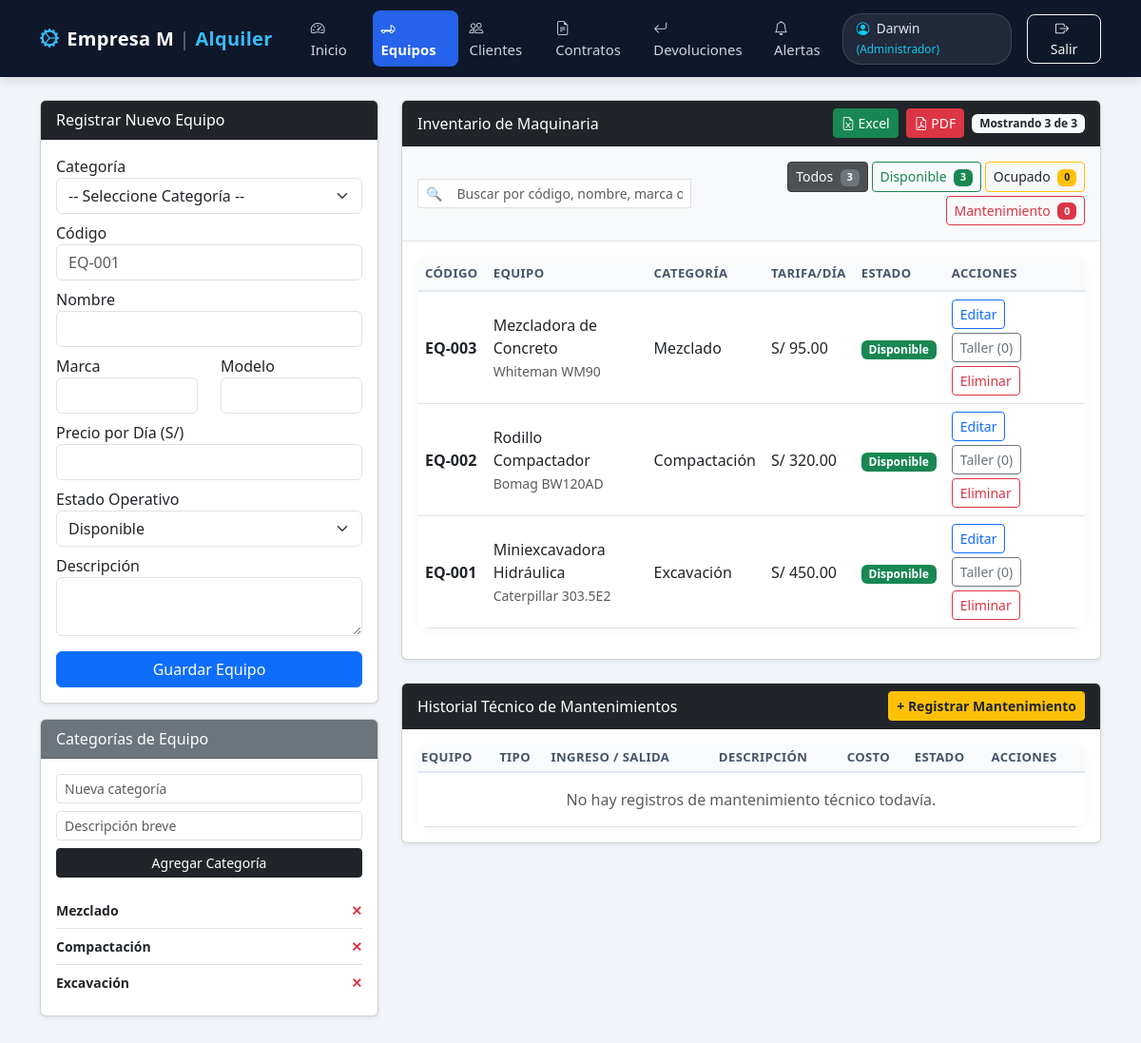
The app's page /index.php?action=equipos (signed in), older data.
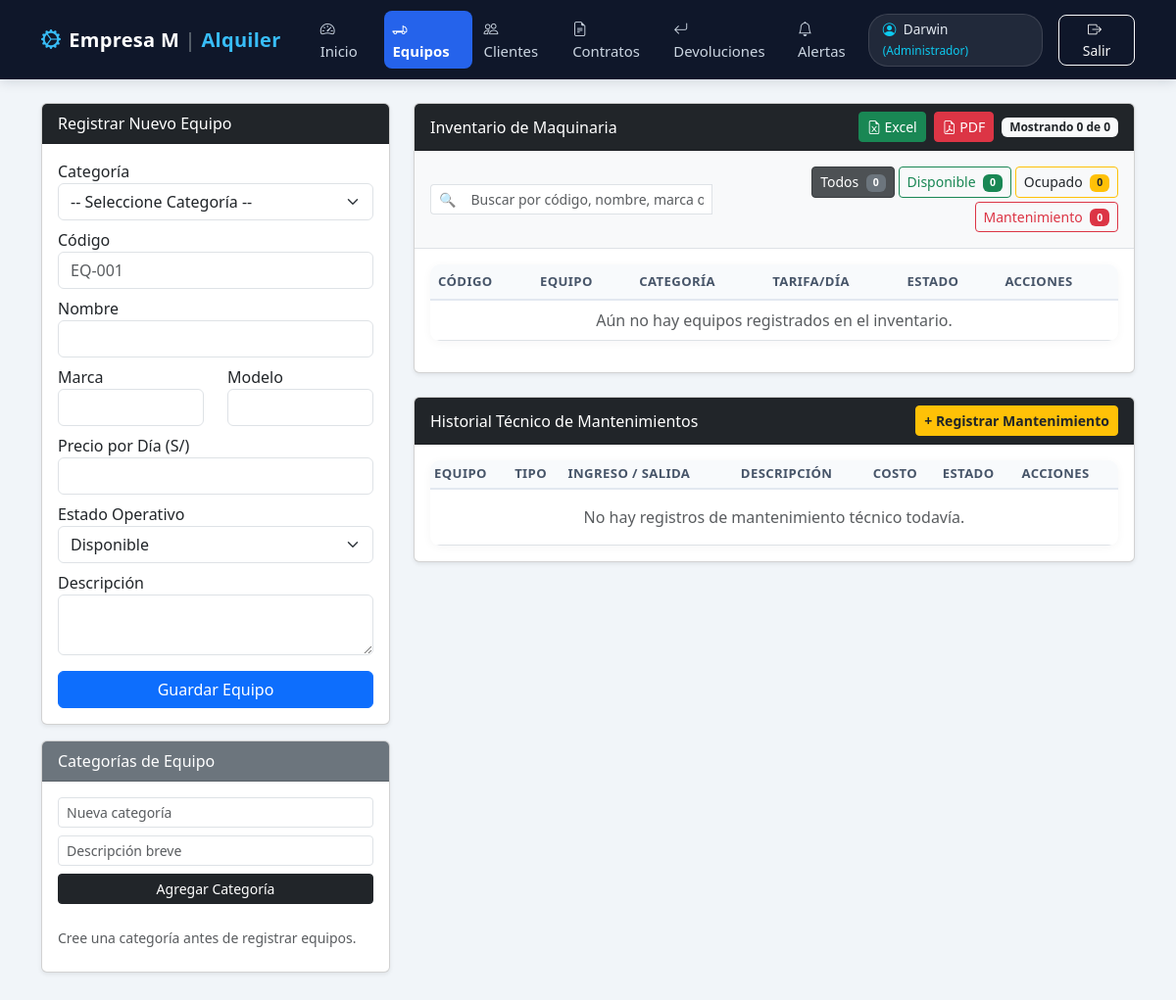
The same page, newer data.
### tables this page shows
CREATE TABLE categoria_equipo (
    id_categoria INT AUTO_INCREMENT PRIMARY KEY,
    nombre VARCHAR(100) NOT NULL,
    descripcion TEXT
);

CREATE TABLE equipo (
    id_equipo INT AUTO_INCREMENT PRIMARY KEY,
    id_categoria INT NOT NULL,
    codigo VARCHAR(50) NOT NULL UNIQUE,
    nombre VARCHAR(120) NOT NULL,
    descripcion TEXT,
    marca VARCHAR(80),
    modelo VARCHAR(80),
    precio_alquiler DECIMAL(10,2) NOT NULL,
    estado_operativo ENUM('Disponible', 'Ocupado', 'Mantenimiento') DEFAULT 'Disponible',
    FOREIGN KEY (id_categoria) REFERENCES categoria_equipo(id_categoria)
);

### controllers/EquipoController.php (called while the page is built, shortened)
<?php
require_once __DIR__ . '/../models/Equipo.php';
require_once __DIR__ . '/../models/CategoriaEquipo.php';
class EquipoController {
    public function index() {
        $equipoModel = new Equipo();
        $categoriaModel = new CategoriaEquipo();
        $equipos = $equipoModel->listar();
        $categorias = $categoriaModel->listar();
        require __DIR__ . '/../views/layout/header.php';
        require __DIR__ . '/../views/equipos/index.php';
        require __DIR__ . '/../views/layout/footer.php';
    }
}

### config/Conexion.php (called while the page is built)
<?php
class Conexion {
    private static $host = "localhost";
    private static $db = "bd_alquiler_maquinaria";
    private static $user = "root";
    private static $pass = "";
    public static function conectar() {
        try {
            $dsn = "mysql:host=" . self::$host . ";dbname=" . self::$db . ";charset=utf8mb4";
            $pdo = new PDO($dsn, self::$user, self::$pass);
            $pdo->setAttribute(PDO::ATTR_ERRMODE, PDO::ERRMODE_EXCEPTION);
            $pdo->setAttribute(PDO::ATTR_DEFAULT_FETCH_MODE, PDO::FETCH_ASSOC);
            return $pdo;
        } catch (PDOException $e) {
            die("Error de conexión: " . $e->getMessage());
        }
    }
}

### models/CategoriaEquipo.php (called while the page is built, shortened)
<?php
require_once __DIR__ . '/../config/Conexion.php';
class CategoriaEquipo {
    private $pdo;
    public function __construct() { $this->pdo = Conexion::conectar(); }
    public function listar() {
        return $this->pdo->query("SELECT * FROM categoria_equipo ORDER BY id_categoria DESC")->fetchAll();
    }
}

### models/Equipo.php (called while the page is built, shortened)
<?php
require_once __DIR__ . '/../config/Conexion.php';
class Equipo {
    private $pdo;
    public function __construct() {
        $this->pdo = Conexion::conectar();
    }
    private function asegurarTablaMantenimiento() {
        $sql = "CREATE TABLE IF NOT EXISTS mantenimiento_equipo (
            id_mantenimiento INT AUTO_INCREMENT PRIMARY KEY,
            id_equipo INT NOT NULL,
            fecha_ingreso DATE NOT NULL,
            fecha_salida DATE NULL,
            tipo_mantenimiento VARCHAR(80) NOT NULL,
            descripcion TEXT NOT NULL,
            costo DECIMAL(10,2) NOT NULL DEFAULT 0.00,
            estado_mantenimiento ENUM('En Taller', 'Finalizado') NOT NULL DEFAULT 'En Taller',
            creado_en TIMESTAMP DEFAULT CURRENT_TIMESTAMP,
            FOREIGN KEY (id_equipo) REFERENCES equipo(id_equipo) ON DELETE CASCADE
        ) ENGINE=InnoDB DEFAULT CHARSET=utf8mb4 COLLATE=utf8mb4_unicode_ci";
        $this->pdo->exec($sql);
    }
    public function listar() {
        $sql = "SELECT e.*, c.nombre AS categoria,
                       (SELECT COUNT(*) FROM mantenimiento_equipo m WHERE m.id_equipo = e.id_equipo) AS total_mantenimientos
                FROM equipo e
                INNER JOIN categoria_equipo c ON e.id_categoria = c.id_categoria
                ORDER BY e.id_equipo DESC";
        return $this->pdo->query($sql)->fetchAll();
    }
}

### views/equipos/index.php (the view, shortened to what the rows shown need)
<?php
$esAdmin            = (($_SESSION['usuario']['rol'] ?? '') === 'Administrador');
?>
<div class="row">
    <div class="col-md-4">
        <div class="card shadow-sm">
            <div class="card-body">
                <ul class="list-group list-group-flush small">
                    <?php foreach ($categorias as $c): ?>
                        <li class="list-group-item d-flex justify-content-between align-items-center px-0">
                            <span><strong><?= htmlspecialchars($c['nombre']) ?></strong></span>
                            <?php if ($esAdmin): ?>
                                <a href="index.php?action=equipos&eliminar_cat=<?= $c['id_categoria'] ?>"
                                   class="text-danger text-decoration-none fw-bold btn-confirmar-eliminar"
                                   data-mensaje="¿Deseas eliminar la categoría «<?= htmlspecialchars($c['nombre']) ?>»?">✕</a>
                            <?php endif; ?>
                        </li>
                    <?php endforeach; ?>
                </ul>
            </div>
        </div>
    </div>
    <div class="col-md-8">
        <div class="card shadow-sm mb-4">
            <div class="card-body table-responsive">
                <table class="table table-hover align-middle" id="tablaEquipos">
                    <thead class="table-light">
                        <tr>
                            <th>Código</th>
                            <th>Equipo</th>
                            <th>Categoría</th>
                            <th>Tarifa/Día</th>
                            <th>Estado</th>
                            <th>Acciones</th>
                        </tr>
                    </thead>
                    <tbody>
                        <?php foreach ($equipos as $eq): ?>
                        <tr class="fila-equipo"
                            data-codigo="<?= htmlspecialchars($eq['codigo']) ?>"
                            data-nombre="<?= htmlspecialchars($eq['nombre']) ?>"
                            data-marca="<?= htmlspecialchars(trim($eq['marca'] . ' ' . $eq['modelo'])) ?>"
                            data-categoria="<?= htmlspecialchars($eq['categoria']) ?>"
                            data-tarifa="<?= number_format($eq['precio_alquiler'], 2, '.', '') ?>"
                            data-estado="<?= htmlspecialchars($eq['estado_operativo']) ?>"
                            data-busqueda="<?= htmlspecialchars(strtolower($eq['codigo'] . ' ' . $eq['nombre'] . ' ' . $eq['marca'] . ' ' . $eq['modelo'] . ' ' . $eq['categoria'])) ?>">
                            <td><strong><?= htmlspecialchars($eq['codigo']) ?></strong></td>
                            <td>
                                <?= htmlspecialchars($eq['nombre']) ?>
                                <br><small class="text-muted"><?= htmlspecialchars($eq['marca'] . ' ' . $eq['modelo']) ?></small>
                            </td>
                            <td><?= htmlspecialchars($eq['categoria']) ?></td>
                            <td>S/ <?= number_format($eq['precio_alquiler'], 2) ?></td>
                            <td>
                                <span class="badge bg-<?= $eq['estado_operativo'] === 'Disponible' ? 'success' : ($eq['estado_operativo'] === 'Ocupado' ? 'warning text-dark' : 'danger') ?>">
                                    <?= $eq['estado_operativo'] ?>
                                </span>
                            </td>
                            <td>
                                <div class="d-flex flex-wrap gap-1">
                                    <button type="button"
                                            class="btn btn-sm btn-outline-primary btn-abrir-editar"
                                            data-bs-toggle="modal"
                                            data-bs-target="#modalEditarEquipo"
                                            data-id="<?= $eq['id_equipo'] ?>"
                                            data-id-categoria="<?= $eq['id_categoria'] ?>"
                                            data-codigo="<?= htmlspecialchars($eq['codigo']) ?>"
                                            data-nombre="<?= htmlspecialchars($eq['nombre']) ?>"
                                            data-marca="<?= htmlspecialchars($eq['marca'] ?? '') ?>"
                                            data-modelo="<?= htmlspecialchars($eq['modelo'] ?? '') ?>"
                                            data-precio="<?= number_format($eq['precio_alquiler'], 2, '.', '') ?>"
                                            data-estado="<?= htmlspecialchars($eq['estado_operativo']) ?>"
                                            data-descripcion="<?= htmlspecialchars($eq['descripcion'] ?? '') ?>">
                                        Editar
                                    </button>
                                    <button type="button"
                                            class="btn btn-sm btn-outline-secondary btn-abrir-mant"
                                            data-bs-toggle="modal"
                                            data-bs-target="#modalMantenimiento"
                                            data-id="<?= $eq['id_equipo'] ?>"
                                            data-etiqueta="<?= htmlspecialchars($eq['codigo'] . ' - ' . $eq['nombre']) ?>"
                                            title="Registrar ingreso o historial en taller">
                                        Taller (<?= (int)($eq['total_mantenimientos'] ?? 0) ?>)
                                    </button>
                                    <?php if ($esAdmin): ?>
                                        <a href="index.php?action=equipos&eliminar=<?= $eq['id_equipo'] ?>"
                                           class="btn btn-sm btn-outline-danger btn-confirmar-eliminar"
                                           data-mensaje="Se eliminará el equipo «<?= htmlspecialchars($eq['codigo'] . ' - ' . $eq['nombre']) ?>» del inventario.">Eliminar</a>
                                    <?php endif; ?>
                                </div>
                            </td>
                        </tr>
                        <?php endforeach; ?>
                    </tbody>
                </table>
            </div>
        </div>
        <div class="card shadow-sm">
            <div class="card-body table-responsive">
                <table class="table table-sm table-hover align-middle mb-0">
                    <thead class="table-light">
                        <tr>
                            <th>Equipo</th>
                            <th>Tipo</th>
                            <th>Ingreso / Salida</th>
                            <th>Descripción</th>
                            <th>Costo</th>
                            <th>Estado</th>
                            <th>Acciones</th>
                        </tr>
                    </thead>
                </table>
            </div>
        </div>
    </div>
</div>

Row changes from the older to the newer data that the page shows:
removed categoria_equipo: nombre "Mezclado"
removed categoria_equipo: nombre "Compactación"
removed categoria_equipo: nombre "Excavación"
removed equipo: codigo "EQ-003", nombre "Mezcladora de Concreto", marca+modelo "Whiteman WM90", id_categoria.nombre "Mezclado", precio_alquiler "95.00", estado_operativo "Disponible", total_mantenimientos "0"
removed equipo: codigo "EQ-002", nombre "Rodillo Compactador", marca+modelo "Bomag BW120AD", id_categoria.nombre "Compactación", precio_alquiler "320.00", estado_operativo "Disponible", total_mantenimientos "0"
removed equipo: codigo "EQ-001", nombre "Miniexcavadora Hidráulica", marca+modelo "Caterpillar 303.5E2", id_categoria.nombre "Excavación", precio_alquiler "450.00", estado_operativo "Disponible", total_mantenimientos "0"
Text that changed along with them:
$totalEquipos: "3" → "0"
$totalDisponibles: "3" → "0"
text now shown: "Cree una categoría antes de registrar equipos. Aún no hay equipos registrados en el inventario."
